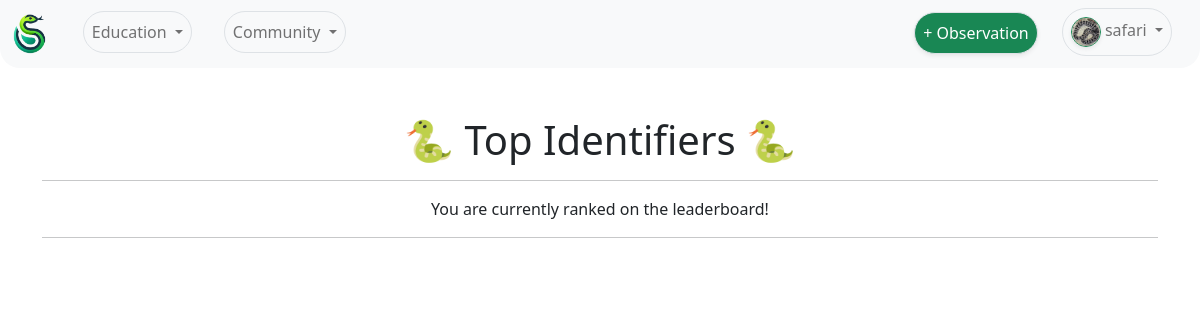
The page /Leaderboard/ (signed in) on the database as committed earlier.
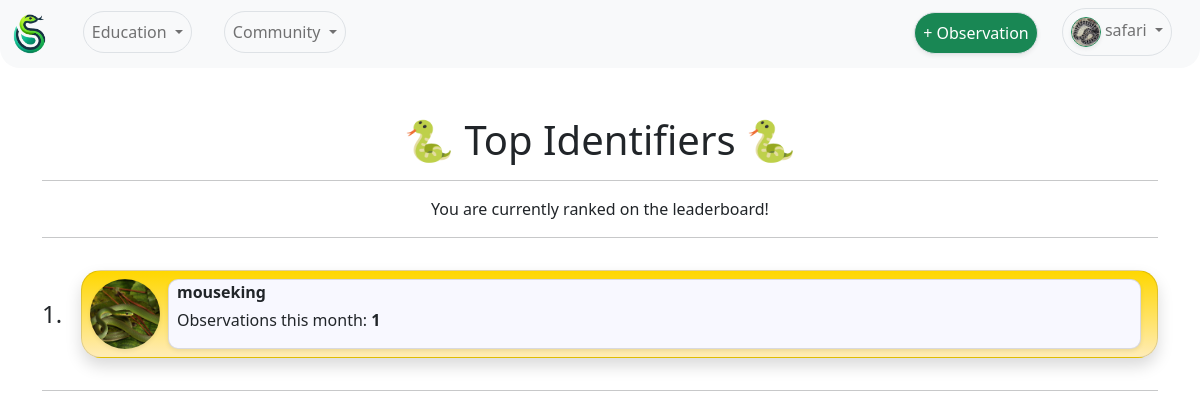
The same page on the database as committed later.
### UserAuth/models.py (models this page shows, shortened)
class UserProfile(models.Model):
    user = models.OneToOneField(User, on_delete=models.CASCADE) # Link the user profile to a user model instance
    profile_pic = models.ImageField(upload_to='profile_pics/', default='profile_pics/default.jpg' ,null=True, blank=True) # User profile picture
    bio = models.TextField(null=True, blank=True) # User bio
    observations = models.IntegerField(default=0) # User observation count

### Leaderboard/views.py (the view)
# urls.py: path('', views.leaderboard_view, name='leaderboard_view'),
@login_required
def leaderboard_view(request):
    today = now() # Get the current date and time
    start_of_month = today.replace(day=1, hour=0, minute=0, second=0, microsecond=0) # Get the first day of the current month
    month_observations = UserObservation.objects.filter(
        date__gte=start_of_month,
        date__lt=today
    ).values('user').annotate(observation_count=Count('id')).order_by('-observation_count')
    top_ten_profiles = UserProfile.objects.filter(
        id__in=[obs['user'] for obs in month_observations[:10]]
    ).annotate(
        observations_count=Count('userobservation')
    ).order_by('-observations_count')
    current_user_profile, created = UserProfile.objects.get_or_create(user=request.user)
    current_user_observations_this_month = UserObservation.objects.filter(
        user=current_user_profile,
        date__gte=start_of_month,
        date__lt=today
    ).count()
    is_user_ranked = current_user_profile in top_ten_profiles
    if len(month_observations) < 10:
        is_user_ranked = True
    observations_to_join = 0
    if not is_user_ranked and month_observations: # If the user is not ranked and there are observations
        tenth_place_count = month_observations[9]['observation_count'] if len(month_observations) >= 10 else 0 # Get the 10th place observation count
        observations_to_join = tenth_place_count - current_user_observations_this_month + 1 # Calculate the number of observations needed to join the top 10
    context = { # Define the context dictionary
        'top_ten_profiles': top_ten_profiles, # Add the top 10 profiles to the context
        'current_user_profile': current_user_profile, # Add the current user's profile to the context
        'current_user_observations_this_month': current_user_observations_this_month, # Add the current user's observations this month to the context
        'is_user_ranked': is_user_ranked, # Add the user's ranking status to the context
        'observations_to_join': observations_to_join, # Add the number of observations needed to join the top 10 to the context
    }
    return render(request, 'leaderboard.html', context)

### Leaderboard/templates/leaderboard.html (shortened to what this page needs)
{% extends 'base.html' %}
{% load static %}
{% block content %}
    <h1 style="text-align: center;">🐍 Top Identifiers 🐍</h1>
    <hr>
    {% if is_user_ranked %}
        <p style="text-align: center;">You are currently ranked on the leaderboard!</p>
    {% else %}
        {% if observations_to_join > 0 %}
            <p style="text-align: center;">You need {{ observations_to_join }} more observations to enter the leaderboard.</p>
        {% else %}
            <p style="text-align: center;">Start observing to appear on the leaderboard!</p>
        {% endif %}
    {% endif %}
    {% for profile in top_ten_profiles %}
    <hr>
    <a href="{% url 'user_profile' profile.user.username %}" class="text-decoration-none">
        <div class="d-flex align-items-center mb-3">
            <div class="rank-number{% if forloop.counter < 4 %} font-weight-bold{% endif %}">{{ forloop.counter }}.</div>
            <div class="card mt-3 mb-3 shadow{% if forloop.counter == 1 %} gold-gradient{% elif forloop.counter == 2 %} silver-gradient{% elif forloop.counter == 3 %} bronze-gradient{% elif profile == request.user.userprofile %} user-gradient{% else %} green-gradient{% endif %} lbcard" style="border-radius: 20px; overflow: hidden;">
                <div class="mx-2 mt-2 mb-2 d-flex align-items-center">
                    <img src="{{ profile.profile_pic.url }}" class="rounded-circle {% if forloop.counter == 1 %}border-warning{% elif forloop.counter == 2 %}border-secondary{% elif forloop.counter == 3 %}border-danger{% elif profile == request.user.userprofile %}border-primary{% else %}border-success{% endif %} shadow-sm" alt="Profile Picture" style="width: 70px; height: 70px; object-fit: cover;">
                    <div class="card ml-2 mx-2 shadow-sm" style="border-radius: 10px; overflow: hidden; background-color: ghostwhite;">
                        <div class="mx-2">
                            <strong>{{ profile.user.username }}{% if profile == request.user.userprofile %} (You){% endif %}</strong>
                            <div class="mt-1"><p>Observations this month: <strong>{{ profile.observations_count }}</strong></p></div>
                        </div>
                    </div>
                </div>
            </div>
        </div>
    </a>
    {% endfor %}
    <hr>
{% endblock content %}

### UserAuth/templates/base.html (shortened to what this page needs)
<!DOCTYPE html>
<html lang="en">
    <head>
        <link href="https://cdn.jsdelivr.net/npm/bootstrap@5.0.2/dist/css/bootstrap.min.css" rel="stylesheet">
    </head>
    {% load static %}
    <body>
        <header>
            <nav class="navbar navbar-expand-lg navbar-light bg-light mb-5" style="border-bottom-left-radius: 20px; border-bottom-right-radius: 20px;">
                <div class="container-fluid">
                    <a class="navbar-brand" href="{% url 'home_view' %}">
                        <img src="{% static 'serpentSpotLogo.png' %}" alt="Logo" style="height: 40px; padding: 0px;">
                    </a>
                <div class="collapse navbar-collapse" id="navbarNavDropdown">
                    <ul class="navbar-nav">
                        <li class="nav-item dropdown">
                            <a class="nav-link dropdown-toggle mx-3 mb-1 rounded-pill text-center border expand" href="#" id="navbarDropdownMenuLink" role="button" data-bs-toggle="dropdown" aria-expanded="false">
                                Education
                            </a>
                        </li>
                        <li class="nav-item dropdown">
                            <a class="nav-link dropdown-toggle mx-3 mb-1 rounded-pill text-center border expand" href="#" id="navbarDropdownMenuLink" role="button" data-bs-toggle="dropdown" aria-expanded="false">
                                Community
                            </a>
                        </li>
                    </ul>
                    {% if user.is_authenticated %}
                    <ul class="navbar-nav ms-auto">
                        <li class="nav-item dropdown">
                            <li class="nav-item">
                                <a href="{% url 'journal_view' %}" class="nav-link mx-2 mt-1 mb-1 rounded-pill shadow-sm text-center border expand bg-success text-white">+ Observation</a>
                            </li>
                            <a class="nav-link dropdown-toggle mx-3 mb-1 rounded-pill text-center border expand" href="{% url 'profile' %}" id="navbarProfileDropdown" role="button" data-bs-toggle="dropdown" aria-expanded="false">
                                {% if user.userprofile.profile_pic %}
                                    <img src="{{MEDIA_URL}}{{ request.user.userprofile.profile_pic.url }}" class="rounded-circle border border-success shadow-sm" alt="Profile Picture" style="width: 30px; height: 30px; object-fit: cover;">
                                {% endif %}
                                {{ request.user.username }}
                            </a>
                        </li>
                    </ul>
                    {% endif %}
                </div>
            </nav>
        </header>
        <main role="main" class="container">
            {% block content %}{% endblock content %}
        </main>
        <link href="https://cdnjs.cloudflare.com/ajax/libs/bootstrap-icons/1.8.1/bootstrap-icons.css" rel="stylesheet">
    </body>
</html>

### Leaderboard/templates/leaderboard.html (style rules this page uses)
.gold-gradient { background: linear-gradient(180deg, #ffd700 0%, #ffecb7 100%); }
.rank-number { font-size: 24px; width: 30px; display: inline-block; vertical-align: top; margin-right: 10px; }
.card { width: 100%; }

### UserAuth/templates/base.html (style rules this page uses)
a.text-decoration-none { color: inherit; text-decoration: none; }

Rows that differ between the two databases and show on the page:
added UserProfile: profile_pic (picture), user.username "mouseking", observations_count "1"
